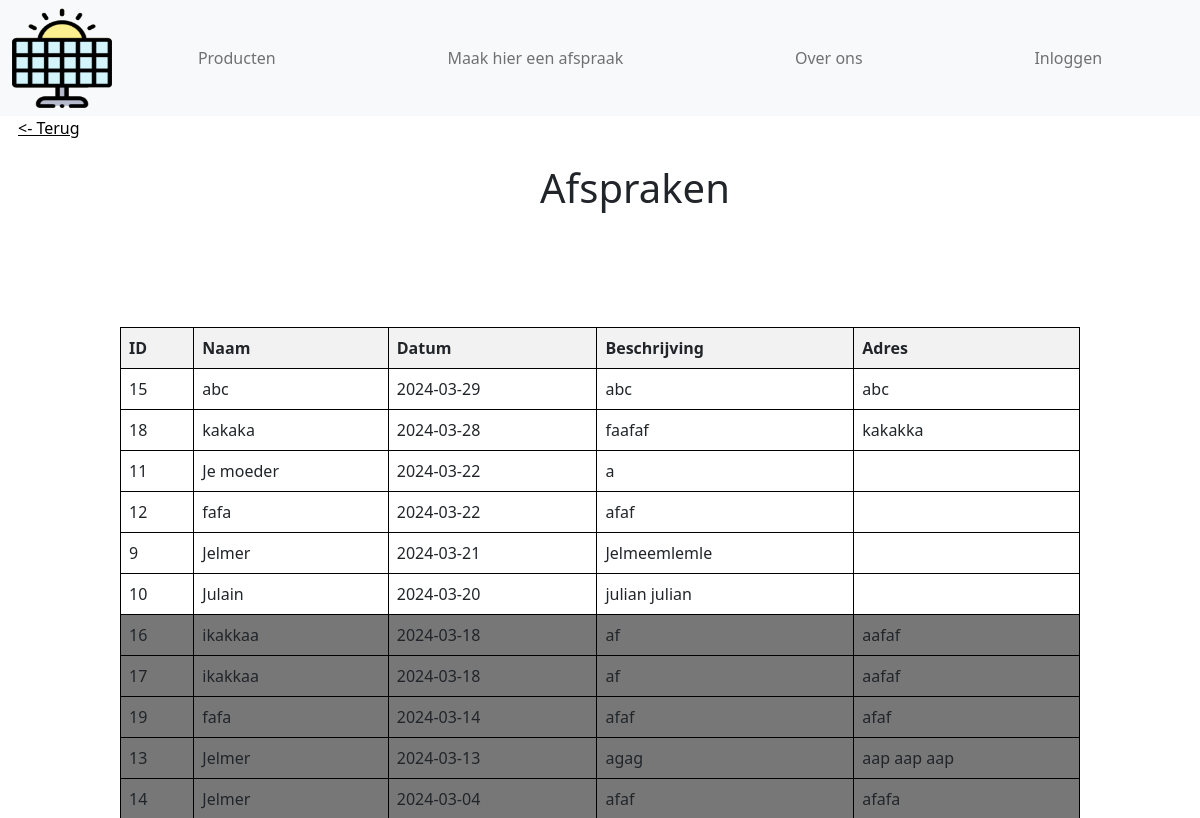
The app's page /afspraakoverview.php, older data.
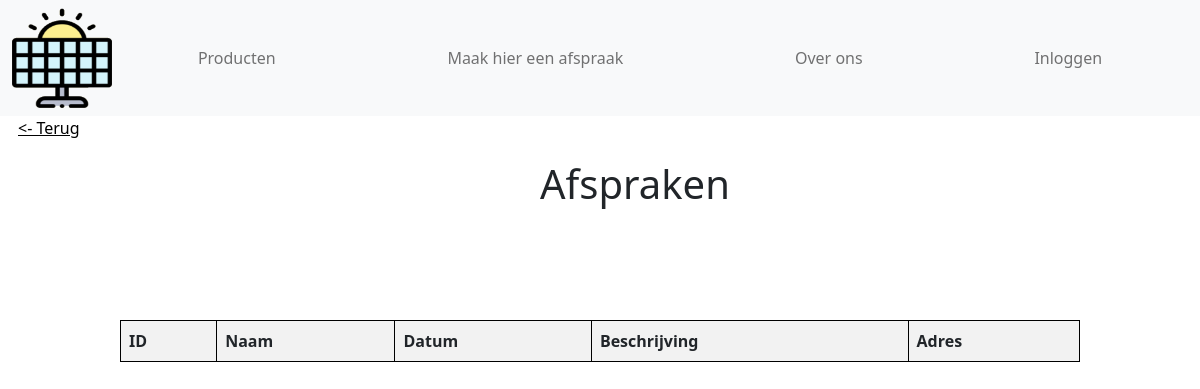
The same page, newer data.
### tables this page shows
CREATE TABLE `afspraken` (
  `id` int(11) NOT NULL,
  `name` varchar(255) NOT NULL,
  `date` date NOT NULL,
  `description` text NOT NULL,
  `address` varchar(255) NOT NULL,
  `user_id` int(11) DEFAULT NULL
);

### afspraakoverview.php (the view, shortened to what this page needs)
<!DOCTYPE html>
<html lang="en">
<head>
    <?php
    include_once ("header.php");
    ?>
    <link rel="stylesheet" href="css/admin.css">
</head>
<?php
$conn = connection();
$sql = "SELECT id, name, date, description, address FROM afspraken ORDER BY date DESC";
$result = $conn->query($sql);
$rows = array();
if ($result->rowCount() > 0) {
    while ($row = $result->fetch(PDO::FETCH_ASSOC)) {
        $rows[] = $row;
    }
} else {
    echo "";
}
?>
<body>
    <input type="button" class="button" value="<- Terug" onclick="window.location.href='admin.php'" />
    <h1 class="title">Afspraken</h1>
    <div class="tabel">
        <table>
            <thead>
                <tr>
                    <th>ID</th>
                    <th>Naam</th>
                    <th>Datum</th>
                    <th>Beschrijving</th>
                    <th>Adres</th>
                </tr>
            </thead>
            <tbody>
                <?php
                foreach ($rows as $row) {
                    $currentDate = date('Y-m-d');
                    $appointmentDate = $row['date'];
                    $isPastDate = ($currentDate > $appointmentDate);
                    $rowClass = ($isPastDate) ? 'past-date' : '';
                    echo "<tr class='$rowClass'>";
                    echo "<td>" . $row['id'] . "</td>";
                    echo "<td>" . $row['name'] . "</td>";
                    echo "<td>" . $row['date'] . "</td>";
                    echo "<td>" . $row['description'] . "</td>";
                    echo "<td>" . $row['address'] . "</td>";
                    echo "</tr>";
                }
                ?>
            </tbody>
        </table>
    </div>
</body>
</html>

### header.php (shortened to what this page needs)
<!DOCTYPE html>
<html lang="en">
<head>
    <link rel="stylesheet" href="https://cdn.jsdelivr.net/npm/bootstrap@5.2.3/dist/css/bootstrap.min.css"
>
    <link rel=stylesheet href="css/header.css">
</head>
<body>
    <header>
        <nav class="navbar navbar-expand-lg bg-body-tertiary bg-light" data-bs-theme="dark">
            <div class="container-fluid">
                <a href="index.php"><img src="assets/Logo.png" width="100" height="100"></a>
                <ul class="navbar-nav d-flex justify-content-around align-items- w-100">
                    <li class="nav-item">
                        <a class="nav-link" href="product.php">Producten</a>
                    </li>
                    <li class="nav-item">
                        <a class="nav-link" href="afspraak.php">Maak hier een afspraak</a>
                    </li>
                    <li class="nav-item">
                        <a class="nav-link" href="overons.php">Over ons</a>
                    </li>
                    <li class="nav-item dropdown">
                        <?php
                        if (isset($_SESSION["logged_in"]) && $_SESSION["logged_in"] === 1) { ?>
                            <a class="nav-link dropdown-toggle" href="#" id="navbarDropdown" role="button"
                                data-bs-toggle="dropdown" aria-expanded="false">
                                Account
                            </a>
                            <ul class="dropdown-menu" aria-labelledby="navbarDropdown">
                                <li><a class="dropdown-item" href="user.php">Mijn account</a></li>
                                <li><a class="dropdown-item" href="logout.php">Uitloggen</a></li>
                            </ul>
                        <?php } else { ?>
                            <a class="nav-link" href="login.php">Inloggen</a>
                        <?php } ?>
                    </li>
                </ul>
            </div>
        </nav>
    </header>
</body>
</html>

### css/header.css (style rules this page uses)
body { margin: 0px; }

### css/admin.css (style rules this page uses)
body { background: #fff; margin: 0px; }
table { border-collapse: collapse; width: 100%; }
th, td { border: 1px solid black; padding: 8px; text-align: left; }
th { background-color: #f2f2f2; }
.title { position: absolute; top:20%; left:45%; }
.tabel { position: absolute; top: 40%; left: 10%; height: 30%; width: 80%; }
.button { position: absolute; background-color: transparent; border: none; padding: 0; margin: 0; font-size: inherit; color: black; cursor: pointer; text-decoration: underline; left: 1.5%; }
.past-date td { background-color: #777; }

Row changes from the older to the newer data that the page shows:
removed afspraken: id "15", name "abc", date "2024-03-29", description "abc", address "abc"
removed afspraken: id "18", name "kakaka", date "2024-03-28", description "faafaf", address "kakakka"
removed afspraken: id "11", name "Je moeder", date "2024-03-22", description "a"
removed afspraken: id "12", name "fafa", date "2024-03-22", description "afaf"
removed afspraken: id "9", name "Jelmer", date "2024-03-21", description "Jelmeemlemle"
removed afspraken: id "10", name "Julain", date "2024-03-20", description "julian julian"
removed afspraken: id "16", name "ikakkaa", date "2024-03-18", description "af", address "aafaf"
removed afspraken: id "17", name "ikakkaa", date "2024-03-18", description "af", address "aafaf"
removed afspraken: id "19", name "fafa", date "2024-03-14", description "afaf", address "afaf"
removed afspraken: id "13", name "Jelmer", date "2024-03-13", description "agag", address "aap aap aap"
removed afspraken: id "14", name "Jelmer", date "2024-03-04", description "afaf", address "afafa"
